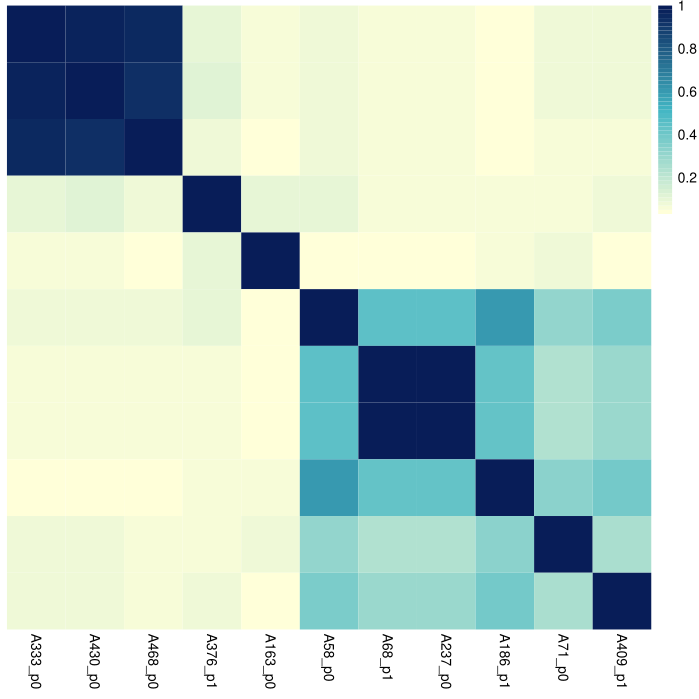

The script that drew this image:
library("pheatmap")
rm(list=ls())
mash <- read.csv("distances.csv", header=TRUE,row.names = 1)
mash <- as.matrix(mash)
pheatmap(mash,border=FALSE,show_rownames=F,cluster_row = F, cluster_col = F, 
         color = colorRampPalette(c("#FFFFD9", "#42B6C4", "#081D58"))(50))
